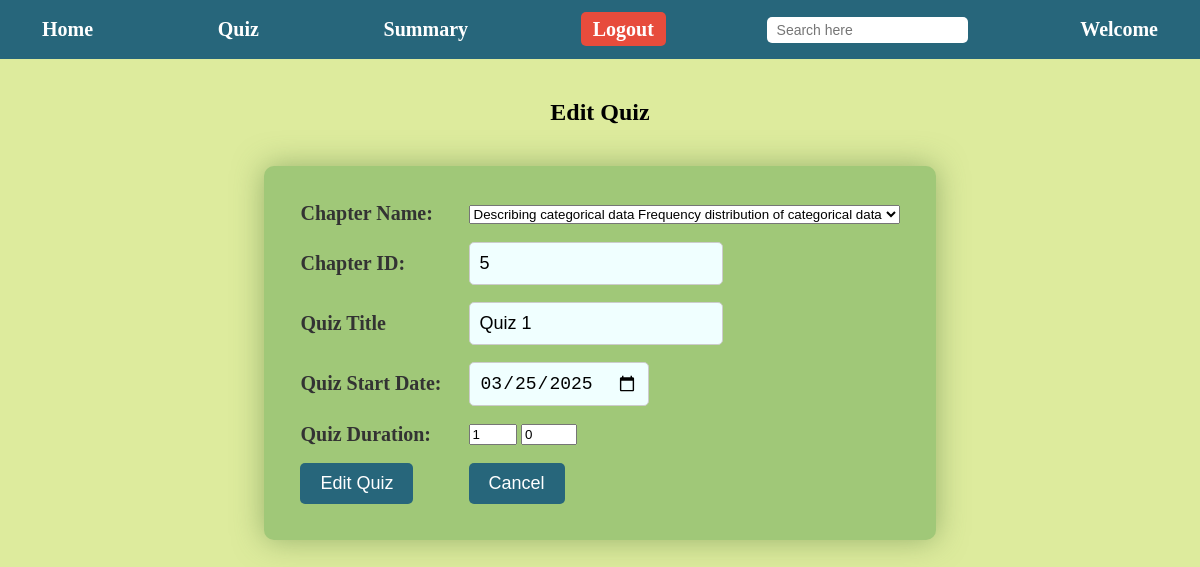
/admindb/quiz_dashboard/edit_quiz/1 (signed in), run on the app's committed database.
### models.py (models this page shows, shortened)
class Quiz(data.Model):
    __tablename__='quizzes'
    quiz_id=data.Column(data.Integer,primary_key=True)
    quiz_title=data.Column(data.String(200),nullable=False)
    chap_id=data.Column(data.Integer,data.ForeignKey('chap.chap_id'),nullable=False)
    quiz_date=data.Column(data.Date,nullable=False)
    quiz_time=data.Column(data.Integer,nullable=False)
    quiz_score=data.relationship('Scores',backref='Quiz',lazy=True)
    quiz_ques=data.relationship('Questions',backref='Quiz',lazy=True)

class Chapter(data.Model):
    __tablename__='chap'
    chap_id=data.Column(data.Integer,primary_key=True)
    chap_title=data.Column(data.String(200),nullable=False)
    chap_description=data.Column(data.Text,nullable=False)
    chap_quiz=data.relationship('Quiz',backref='Chapter',lazy=True)
    sub_id=data.Column(data.Integer,data.ForeignKey('sub.sub_id'),nullable=False)

### app.py (the view, shortened to what this page needs)
@application.route('/admindb/quiz_dashboard/edit_quiz/<int:quiz_id>',methods=['GET','POST'])
def edit_quiz(quiz_id):
    if 'admin' not in session:
        flash('Please Login To Edit A Quiz','error')
        return redirect("url_for('Admin_Login')")
    quiz=Quiz.query.get_or_404(quiz_id)
    chapters=Chapter.query.all()
    return render_template('quiz_creation.html',action="Edit",chapters=chapters,quiz_title=quiz.quiz_title,quiz=quiz,request_path=request.path)

### templates/quiz_creation.html (shortened to what this page needs)
{% extends 'index.html' %}
{% block navbar %}
{% include "admin-navbar.html" %}
{% endblock %}
{% block content %}
<center>
    <h2>{{ action }} Quiz </h2>
    <form method="POST">
            <table id="quiz-creation-container">
                <td><label for="quiz_chap_name">Chapter Name:</label></td>
                <td><select name="quiz_chap_name" id="quiz_chap_name">
                        {% for chapter in chapters %}
                        <option value="{{ chapter.chap_id }}" {% if quiz and quiz.chap_id==chapter.chap_id %}selected{%
                            endif %} data-id="{{ chapter.chap_id }}">
                            {{ chapter.chap_title }}
                        </option>
                        {% endfor %}
                    </select>
                </td>
                <tr>
                    <td><label for="quiz_chap_id">Chapter ID:</label></td>
                    <td><input type="text" name="quiz_chap_id" id="quiz_chap_id"
                            value="{{ quiz.chap_id if quiz else chapters[0].chap_id  }}" readonly required>
                    </td>
                </tr>
                <tr>
                    <td><label for="quiz_title">Quiz Title</label></td>
                    <td><input type="text" name="quiz_title" id="quiz_title"
                            value="{{ quiz.quiz_title if quiz else quiz_title }}" readonly required></td>
                </tr>
                <tr>
                    <td><label for="quiz_date">Quiz Start Date:</label></td>
                    <td><input type="date" name="quiz_date" id="quiz_date" value="{{ quiz.quiz_date if quiz else '' }}" required>
                    </td>
                </tr>
                <tr>
                    <td><label for="quiz_duration_hours">Quiz Duration:</label></td>
                    <td><input type="number" name="quiz_duration_hours" id="quiz_duration_hours" min="0" max="3"
                            value="{{ quiz.quiz_time//60 if quiz else '' }}" placeholder="Hours" required>
                        <input type="number" name="quiz_duration_minute" id="quiz_duration_minute" min="0" max="59"
                            value="{{ quiz.quiz_time%60 if quiz else '' }}" placeholder="Minutes" required>
                    </td>
                </tr>
                <tr>
                    <td><input type="submit" value="{{ action }} Quiz"></td>
                    <td><a href="{{ url_for('quiz_dashboard') }}"><button type="button">Cancel</button></a></td>
                </tr>
            </table>
    </form>
</center>
{% endblock %}

### static/style.css (style rules this page uses)
#index-page { background-color: #DDEB9D; margin: 0; padding: 0; }
#index-page center { display: flex; flex-direction: column; align-items: center; justify-content: center; height: auto; padding: 20px; }
#index-page table { width: 100%; display: flex; justify-content: center; align-items: center; max-width: 600px; margin: 20px auto; border-spacing: 15px; background-color: #A0C878; padding: 20px; border-radius: 10px; box-shadow: 0 0 30px rgba(80, 120, 60, 0.5); }
#index-page input[type="text"], #index-page input[type="email"], #index-page input[type="password"], #index-page input[type="date"], #inex-page textarea, #index-page button[type="submit"], #index-page button { background-color: azure; padding: 10px; border: 1px solid #ccc; border-radius: 5px; font-size: 1em; box-sizing: border-box; }
#index-page input[type="text"]:hover, #index-page input[type="email"]:hover, #index-page input[type="password"]:hover, #index-page input[type="date"]:hover, #index-page button[type="submit"]:hover, #index-page button, #inex-page textarea { padding: 10px; border: 1px solid grey; border-radius: 5px; font-size: 1em; box-sizing: border-box; }
#index-page input[type="submit"], #index-page input[type="button"], #index-page button[type="button"], #index-page input[type="reset"], #index-page button[type="submit"], #index-page button[type="button"], #index-page button { width: auto; padding: 10px 20px; background-color: #27667B; color: white; font-size: 1em; border: none; border-radius: 5px; cursor: pointer; transition: background-color 0.3s; }
#index-page label { margin-right: 10px; font-size: 20px; color: #333; font-weight: bold; }
#index-page td { width: 100%; text-align: left; font-size: 18px; }
#quiz-creation-container { width: 100%; max-width: 900% !important; }

### data on the page
Quiz: quiz_chap_name "Describing categorical data Frequency distribution of categorical data", quiz_chap_id "5", quiz_title "Quiz 1", quiz_date "03/25/2025", quiz_duration_hours "1", quiz_duration_minute "0"

### other printed values
{{ action }} "Edit"
